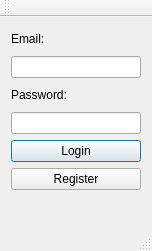
<?xml version="1.0" encoding="UTF-8"?>
<ui version="4.0">
 <class>LoginWindow</class>
 <widget class="QMainWindow" name="LoginWindow">
  <property name="geometry">
   <rect>
    <x>0</x>
    <y>0</y>
    <width>152</width>
    <height>251</height>
   </rect>
  </property>
  <property name="windowTitle">
   <string>LoginWindow</string>
  </property>
  <widget class="QWidget" name="centralWidget">
   <layout class="QVBoxLayout" name="verticalLayout">
    <item>
     <widget class="QLabel" name="EmailLabel">
      <property name="text">
       <string>Email:</string>
      </property>
     </widget>
    </item>
    <item>
     <widget class="QLineEdit" name="EmailLineEdit"/>
    </item>
    <item>
     <widget class="QLabel" name="PasswordLabel">
      <property name="text">
       <string>Password:</string>
      </property>
     </widget>
    </item>
    <item>
     <widget class="QLineEdit" name="PasswordLineEdit"/>
    </item>
    <item>
     <widget class="QPushButton" name="LoginButton">
      <property name="text">
       <string>Login</string>
      </property>
      <property name="autoDefault">
       <bool>false</bool>
      </property>
      <property name="default">
       <bool>true</bool>
      </property>
      <property name="flat">
       <bool>false</bool>
      </property>
     </widget>
    </item>
    <item>
     <widget class="QPushButton" name="RegisterButton">
      <property name="text">
       <string>Register</string>
      </property>
     </widget>
    </item>
    <item>
     <widget class="QLabel" name="StatusLabel">
      <property name="text">
       <string/>
      </property>
     </widget>
    </item>
   </layout>
  </widget>
  <widget class="QToolBar" name="mainToolBar">
   <attribute name="toolBarArea">
    <enum>TopToolBarArea</enum>
   </attribute>
   <attribute name="toolBarBreak">
    <bool>false</bool>
   </attribute>
  </widget>
  <widget class="QStatusBar" name="statusBar"/>
 </widget>
 <layoutdefault spacing="6" margin="11"/>
 <resources/>
 <connections/>
</ui>
